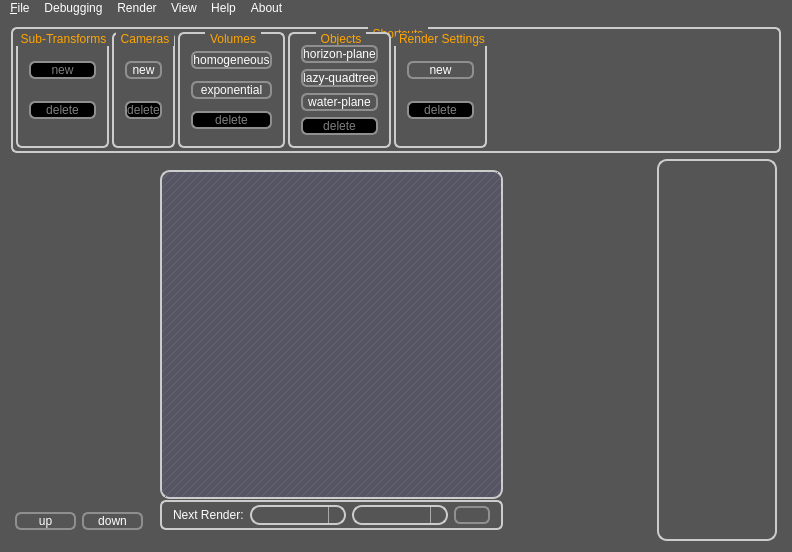
<?xml version="1.0" encoding="UTF-8"?>
<ui version="4.0">
 <class>MainWindow</class>
 <widget class="QMainWindow" name="MainWindow">
  <property name="geometry">
   <rect>
    <x>0</x>
    <y>0</y>
    <width>790</width>
    <height>552</height>
   </rect>
  </property>
  <property name="windowTitle">
   <string>picogen:SimplexGUI</string>
  </property>
  <property name="styleSheet">
   <string notr="true">* {
        background: #555;
        color: white;
}

QLabel{background-color:none;}

QScrollBar::add-line, QScrollBar::sub-line {width:0;height:0;background:none;}
QScrollBar{padding:1px 1px 1px 1px;}
QScrollBar::handle{
        border-radius:4px;
}
QScrollBar::handle:hover {
        border:1px solid #edd;
}
QScrollBar::handle:horizontal{
        background-color: qlineargradient(x1:0, y1:0, x2:0, y2:1,
                                       stop:0 #cbb, stop: 0.5 #505050,
                                       stop: 0.6 #434343, stop:1 #caa);
}
QScrollBar::handle:vertical{
        background-color: qlineargradient(x1:0, y1:0, x2:1, y2:0,
                                       stop:0 #cbb, stop: 0.5 #505050,
                                       stop: 0.6 #434343, stop:1 #caa);
}
QScrollBar::add-page, QScrollBar::sub-page{
        background:none;
        color:transparent;
}

QGraphicsView, QMdiArea,
QTextEdit, QSpinBox, QDoubleSpinBox, QComboBox,
QTreeView, QFrame#helpFrame {
        color:white;
        border:2px solid #ccc;
        border-radius:10px;
        background-color: qlineargradient(x1:0, y1:0, x2:0, y2:1,
                                       stop:0 #717171, stop: 0.5 #505050,
                                       stop: 0.6 #434343, stop:1 #757575);
        alternate-background-color:#556;
}
QFrame#helpFrame, QWidget#picohelp {
        background-color:transparent;
}
QLineEdit:focus, QSpinBox:focus,
QDoubleSpinBox:focus, QComboBox:focus {
        background-color: qlineargradient(x1:0, y1:0, x2:0, y2:1,
                                       stop:0 #719171, stop: 0.5 #506050,
                                       stop: 0.6 #435343, stop:1 #759575);
}
QTreeView, QMdiArea, QTextEdit {
        background-color:#556;
        alternate-background-color:#556;
}
QMdiArea::QFrame {
        background-color:#222;
}


QHeaderView { background-color: transparent; }
QHeaderView::section {
        background-color: qlineargradient(x1:0, y1:0, x2:0, y2:1,
                                       stop:0 #616161, stop: 0.5 #505050,
                                       stop: 0.6 #434343, stop:1 #656565);
        color: white;
        padding-left: 4px;
        border: 1px solid #6c6c6c;
        border-radius:5px;
 }

QMenuBar {
        background-color: qlineargradient(x1:0, y1:0, x2:0, y2:1,
                                       stop:0 #889, stop:1 #aab);
 } QMenuBar::item  {
        spacing: 3px; /* spacing between menu bar items */
        padding: 1px 4px;
        background: transparent;
        border-radius: 4px;
} QMenuBar::item:selected { /* when selected using mouse or keyboard */
        background: #b8b8b8;
} QMenuBar::item:pressed {
        background: #aaa;
}

/*QMenu {
        border: 1px solid black;
        background-color: qlineargradient(x1:0, y1:0, x2:0, y2:1,
                                       stop:0 #716161, stop: 0.5 #605050,
                                       stop: 0.52 #534343, stop:1 #756565);
}*/ QMenu::item {
        background-color: #452311;
} QMenu::item:selected {
        background-color: #a59361;
} QMenu::item:hover {
        background-color: #a59361;
}

QPushButton:!flat {
        border: 2px solid #8f8f91;
        border-radius: 6px;
        background-color: qlineargradient(x1:0, y1:0, x2:0, y2:1,
                                       stop:0 #817171, stop: 0.5 #606060,
                                       stop: 0.55 #333333, stop:1 #857575);
} QPushButton:disabled {
        color:gray;
        background-color: black;
}  QPushButton:hover {
        border: 2px solid #afafc1;
    background-color: qlineargradient(x1:0, y1:0, x2:0, y2:1,
                                       stop:0 #999, stop: 0.5 #888,
                                       stop: 0.55 #777, stop:1 #999);
} QPushButton:pressed {
        background-color: qlineargradient(x1:0, y1:0, x2:0, y2:1,
                                       stop:0 #999, stop: 0.5 #555,
                                       stop: 0.55 #444, stop:1 #999);
}

QGroupBox {
         background-color: qlineargradient(x1: 0, y1: 0, x2: 0, y2: 1,
                                       stop: 0 #555, stop: 1 #889);
        border: 2px solid #CCC;
        border-radius: 6px;
        margin-top: 1ex; /* leave space at the top for the title */
} QGroupBox::title {
        color: orange;
        subcontrol-origin: margin;
        subcontrol-position: top center; /* position at the top center */
        padding: 0 3px;
}


QSpinBox::up-arrow, QSpinBox::up-button,
QDoubleSpinBox::up-arrow, QDoubleSpinBox::up-button {
    width:0px;height:0px;
}
QSpinBox::down-arrow, QSpinBox::down-button,
QDoubleSpinBox::down-arrow, QDoubleSpinBox::down-button {
    width:0px;height:0px;
}


QSplitter::handle:vertical{
        border: 1px solid transparent;
        border-radius:4px;
        height:5px;
        background-color:
                qlineargradient(x1:0, y1:0, x2:0, y2:1,
                                       stop:0 #91b191, stop: 0.5 #607050,
                                       stop: 0.6 #536343, stop:1 #91b191);
}
QSplitter::handle:horizontal{
        border: 1px solid transparent;
        border-radius:4px;
        width:5px;
        background-color:
                qlineargradient(x1:0, y1:0, x2:1, y2:0,
                                       stop:0 #91b191, stop: 0.5 #607050,
                                       stop: 0.6 #536343, stop:1 #91b191);
}
QSplitter::handle:hover {
        border:1px solid #faa;
}


QComboBox::drop-down {
     subcontrol-origin: padding;
     subcontrol-position: top right;
     width: 15px;

     border-left-width: 1px;
     border-left-color: darkgray;
     border-left-style: solid;
     border-top-right-radius: 3px;
     border-bottom-right-radius: 3px;
 }
QComboBox QAbstractItemView {
        background: gray;
}


QTabWidget::pane { /* The tab widget frame */
        border: 2px solid #777;
        border-radius:4px;
} QTabWidget::tab-bar {
        left: 5px; /* move to the right by 5px */
} QTabBar::tab {
        background-color: qlineargradient(x1:0, y1:0, x2:0, y2:1,
                                       stop:0 #669, stop: 0.5 #333,
                                       stop: 0.55 #232323, stop:1 #669);
        border: 2px solid #C4C4C3;
        border-bottom-color: #C2C7CB; /* same as the pane color */
        border-top-left-radius: 4px;
        border-top-right-radius: 4px;
        min-width: 8ex;
        padding: 2px;
        color:#ccc;
} QTabBar::tab:selected, QTabBar::tab:hover {
        background-color:
                        qlineargradient(x1:0, y1:0, x2:0, y2:1,
                                       stop:0 #9191b1, stop: 0.5 #607050,
                                       stop: 0.55 #334323, stop:1 #9191b1);
        color:#fff;
} QTabBar::tab:selected {
        border-color: #9B9B9B;
        border-bottom-color: #C2C7CB; /* same as pane color */
} QTabBar::tab:!selected {
        margin-top: 2px; /* make non-selected tabs look smaller */
}</string>
  </property>
  <widget class="QWidget" name="centralWidget">
   <layout class="QVBoxLayout" name="verticalLayout_2">
    <item>
     <widget class="QGroupBox" name="commandPileGroupBox">
      <property name="enabled">
       <bool>true</bool>
      </property>
      <property name="sizePolicy">
       <sizepolicy hsizetype="Preferred" vsizetype="Maximum">
        <horstretch>0</horstretch>
        <verstretch>0</verstretch>
       </sizepolicy>
      </property>
      <property name="minimumSize">
       <size>
        <width>128</width>
        <height>0</height>
       </size>
      </property>
      <property name="font">
       <font>
        <weight>50</weight>
        <bold>false</bold>
       </font>
      </property>
      <property name="title">
       <string>Shortcuts</string>
      </property>
      <layout class="QHBoxLayout" name="horizontalLayout">
       <property name="spacing">
        <number>3</number>
       </property>
       <property name="margin">
        <number>3</number>
       </property>
       <item>
        <widget class="QGroupBox" name="groupBox_7">
         <property name="title">
          <string>Sub-Transforms</string>
         </property>
         <layout class="QGridLayout" name="gridLayout_5">
          <item row="0" column="0">
           <widget class="QPushButton" name="newSubTransformButton">
            <property name="enabled">
             <bool>false</bool>
            </property>
            <property name="text">
             <string>new</string>
            </property>
           </widget>
          </item>
          <item row="1" column="0">
           <widget class="QPushButton" name="deleteSubTransformButton">
            <property name="enabled">
             <bool>false</bool>
            </property>
            <property name="text">
             <string>delete</string>
            </property>
           </widget>
          </item>
         </layout>
        </widget>
       </item>
       <item>
        <widget class="QGroupBox" name="groupBox_6">
         <property name="title">
          <string>Cameras</string>
         </property>
         <layout class="QGridLayout" name="gridLayout_6">
          <item row="0" column="0">
           <widget class="QPushButton" name="newCameraButton">
            <property name="enabled">
             <bool>true</bool>
            </property>
            <property name="text">
             <string>new</string>
            </property>
           </widget>
          </item>
          <item row="1" column="0">
           <widget class="QPushButton" name="deleteCameraButton">
            <property name="enabled">
             <bool>false</bool>
            </property>
            <property name="text">
             <string>delete</string>
            </property>
           </widget>
          </item>
         </layout>
        </widget>
       </item>
       <item>
        <widget class="QGroupBox" name="groupBox_4">
         <property name="title">
          <string>Volumes</string>
         </property>
         <layout class="QGridLayout" name="gridLayout_3">
          <item row="0" column="0">
           <widget class="QPushButton" name="newHomogeneousVolumeButton">
            <property name="enabled">
             <bool>true</bool>
            </property>
            <property name="text">
             <string>homogeneous</string>
            </property>
           </widget>
          </item>
          <item row="1" column="0">
           <widget class="QPushButton" name="newExponentialVolumeButton">
            <property name="enabled">
             <bool>true</bool>
            </property>
            <property name="text">
             <string>exponential</string>
            </property>
           </widget>
          </item>
          <item row="2" column="0">
           <widget class="QPushButton" name="deleteVolumeButton">
            <property name="enabled">
             <bool>false</bool>
            </property>
            <property name="text">
             <string>delete</string>
            </property>
           </widget>
          </item>
         </layout>
        </widget>
       </item>
       <item>
        <widget class="QGroupBox" name="groupBox_3">
         <property name="title">
          <string>Objects</string>
         </property>
         <layout class="QGridLayout" name="gridLayout_2">
          <item row="0" column="0">
           <widget class="QPushButton" name="newHorizonPlaneButton">
            <property name="enabled">
             <bool>true</bool>
            </property>
            <property name="text">
             <string>horizon-plane</string>
            </property>
           </widget>
          </item>
          <item row="1" column="0">
           <widget class="QPushButton" name="newLazyQuadtreeButton">
            <property name="enabled">
             <bool>true</bool>
            </property>
            <property name="text">
             <string>lazy-quadtree</string>
            </property>
           </widget>
          </item>
          <item row="2" column="0">
           <widget class="QPushButton" name="newWaterPlaneButton">
            <property name="enabled">
             <bool>true</bool>
            </property>
            <property name="text">
             <string>water-plane</string>
            </property>
           </widget>
          </item>
          <item row="3" column="0">
           <widget class="QPushButton" name="deleteObjectButton">
            <property name="enabled">
             <bool>false</bool>
            </property>
            <property name="text">
             <string>delete</string>
            </property>
           </widget>
          </item>
         </layout>
        </widget>
       </item>
       <item>
        <widget class="QGroupBox" name="groupBox_5">
         <property name="title">
          <string>Render Settings</string>
         </property>
         <layout class="QGridLayout" name="gridLayout_4">
          <item row="1" column="0">
           <widget class="QPushButton" name="newRsButton">
            <property name="enabled">
             <bool>true</bool>
            </property>
            <property name="text">
             <string>new</string>
            </property>
           </widget>
          </item>
          <item row="2" column="0">
           <widget class="QPushButton" name="deleteRsButton">
            <property name="enabled">
             <bool>false</bool>
            </property>
            <property name="text">
             <string>delete</string>
            </property>
           </widget>
          </item>
         </layout>
        </widget>
       </item>
       <item>
        <spacer name="horizontalSpacer_2">
         <property name="orientation">
          <enum>Qt::Horizontal</enum>
         </property>
         <property name="sizeHint" stdset="0">
          <size>
           <width>40</width>
           <height>20</height>
          </size>
         </property>
        </spacer>
       </item>
      </layout>
     </widget>
    </item>
    <item>
     <widget class="QSplitter" name="splitter_2">
      <property name="orientation">
       <enum>Qt::Horizontal</enum>
      </property>
      <widget class="QWidget" name="verticalLayoutWidget_2">
       <layout class="QVBoxLayout" name="verticalLayout_8">
        <property name="spacing">
         <number>1</number>
        </property>
        <property name="leftMargin">
         <number>4</number>
        </property>
        <property name="rightMargin">
         <number>4</number>
        </property>
        <item>
         <widget class="QtTreePropertyBrowser" name="settings" native="true">
          <property name="sizePolicy">
           <sizepolicy hsizetype="Preferred" vsizetype="Preferred">
            <horstretch>0</horstretch>
            <verstretch>0</verstretch>
           </sizepolicy>
          </property>
          <property name="minimumSize">
           <size>
            <width>128</width>
            <height>324</height>
           </size>
          </property>
          <property name="maximumSize">
           <size>
            <width>16777215</width>
            <height>16777215</height>
           </size>
          </property>
          <property name="contextMenuPolicy">
           <enum>Qt::CustomContextMenu</enum>
          </property>
         </widget>
        </item>
        <item>
         <layout class="QHBoxLayout" name="horizontalLayout_3">
          <item>
           <widget class="QPushButton" name="moveUpButton">
            <property name="text">
             <string>up</string>
            </property>
           </widget>
          </item>
          <item>
           <widget class="QPushButton" name="moveDownButton">
            <property name="text">
             <string>down</string>
            </property>
           </widget>
          </item>
         </layout>
        </item>
       </layout>
      </widget>
      <widget class="QSplitter" name="splitter">
       <property name="orientation">
        <enum>Qt::Horizontal</enum>
       </property>
       <widget class="QWidget" name="verticalLayoutWidget">
        <layout class="QVBoxLayout" name="verticalLayout_3">
         <property name="spacing">
          <number>1</number>
         </property>
         <property name="leftMargin">
          <number>4</number>
         </property>
         <property name="rightMargin">
          <number>4</number>
         </property>
         <item>
          <widget class="QMdiArea" name="mdiArea">
           <property name="autoFillBackground">
            <bool>false</bool>
           </property>
           <property name="styleSheet">
            <string notr="true"/>
           </property>
           <property name="background">
            <brush brushstyle="BDiagPattern">
             <color alpha="255">
              <red>104</red>
              <green>104</green>
              <blue>104</blue>
             </color>
            </brush>
           </property>
          </widget>
         </item>
         <item>
          <widget class="QGroupBox" name="groupBox">
           <property name="title">
            <string/>
           </property>
           <layout class="QHBoxLayout" name="horizontalLayout_2">
            <property name="topMargin">
             <number>3</number>
            </property>
            <property name="bottomMargin">
             <number>3</number>
            </property>
            <item>
             <spacer name="horizontalSpacer">
              <property name="orientation">
               <enum>Qt::Horizontal</enum>
              </property>
              <property name="sizeHint" stdset="0">
               <size>
                <width>40</width>
                <height>20</height>
               </size>
              </property>
             </spacer>
            </item>
            <item>
             <widget class="QLabel" name="label">
              <property name="text">
               <string>Next Render:</string>
              </property>
             </widget>
            </item>
            <item>
             <widget class="QComboBox" name="renderSettingConfig">
              <property name="minimumSize">
               <size>
                <width>96</width>
                <height>0</height>
               </size>
              </property>
             </widget>
            </item>
            <item>
             <widget class="QComboBox" name="cameraConfig">
              <property name="minimumSize">
               <size>
                <width>96</width>
                <height>0</height>
               </size>
              </property>
             </widget>
            </item>
            <item>
             <widget class="QPushButton" name="renderButton">
              <property name="sizePolicy">
               <sizepolicy hsizetype="Preferred" vsizetype="Fixed">
                <horstretch>0</horstretch>
                <verstretch>0</verstretch>
               </sizepolicy>
              </property>
              <property name="text">
               <string/>
              </property>
              <property name="icon">
               <iconset>
                <normaloff>:/playStopPauseEtc/resources/nuove_play_24x24.png</normaloff>:/playStopPauseEtc/resources/nuove_play_24x24.png</iconset>
              </property>
              <property name="iconSize">
               <size>
                <width>16</width>
                <height>16</height>
               </size>
              </property>
             </widget>
            </item>
           </layout>
          </widget>
         </item>
        </layout>
       </widget>
       <widget class="QFrame" name="codeEditorFrameOuter">
        <property name="enabled">
         <bool>false</bool>
        </property>
        <property name="sizePolicy">
         <sizepolicy hsizetype="Preferred" vsizetype="Preferred">
          <horstretch>0</horstretch>
          <verstretch>0</verstretch>
         </sizepolicy>
        </property>
        <property name="minimumSize">
         <size>
          <width>128</width>
          <height>0</height>
         </size>
        </property>
        <layout class="QVBoxLayout" name="verticalLayout_5">
         <property name="spacing">
          <number>1</number>
         </property>
         <property name="leftMargin">
          <number>4</number>
         </property>
         <property name="topMargin">
          <number>0</number>
         </property>
         <property name="rightMargin">
          <number>4</number>
         </property>
         <property name="bottomMargin">
          <number>0</number>
         </property>
         <item>
          <widget class="QFrame" name="codeEditorFrame">
           <layout class="QVBoxLayout" name="verticalLayout_6">
            <property name="margin">
             <number>0</number>
            </property>
            <item>
             <widget class="QuatschSourceEditor" name="codeEditor" native="true"/>
            </item>
           </layout>
          </widget>
         </item>
        </layout>
       </widget>
       <widget class="QFrame" name="helpFrameOuter">
        <property name="sizePolicy">
         <sizepolicy hsizetype="Preferred" vsizetype="Preferred">
          <horstretch>0</horstretch>
          <verstretch>0</verstretch>
         </sizepolicy>
        </property>
        <property name="minimumSize">
         <size>
          <width>128</width>
          <height>0</height>
         </size>
        </property>
        <property name="frameShape">
         <enum>QFrame::NoFrame</enum>
        </property>
        <property name="frameShadow">
         <enum>QFrame::Raised</enum>
        </property>
        <layout class="QVBoxLayout" name="verticalLayout">
         <property name="spacing">
          <number>1</number>
         </property>
         <property name="leftMargin">
          <number>4</number>
         </property>
         <property name="topMargin">
          <number>0</number>
         </property>
         <property name="rightMargin">
          <number>4</number>
         </property>
         <property name="bottomMargin">
          <number>0</number>
         </property>
         <item>
          <widget class="QFrame" name="helpFrame">
           <layout class="QVBoxLayout" name="verticalLayout_4">
            <property name="margin">
             <number>0</number>
            </property>
            <item>
             <widget class="PicohelpBrowser" name="picohelp" native="true"/>
            </item>
           </layout>
          </widget>
         </item>
        </layout>
       </widget>
      </widget>
     </widget>
    </item>
   </layout>
  </widget>
  <widget class="QMenuBar" name="menuBar">
   <property name="geometry">
    <rect>
     <x>0</x>
     <y>0</y>
     <width>790</width>
     <height>16</height>
    </rect>
   </property>
   <widget class="QMenu" name="menuDebugging">
    <property name="title">
     <string>Debugging</string>
    </property>
    <addaction name="actionShow_redshift_job_code"/>
   </widget>
   <widget class="QMenu" name="menuRender">
    <property name="title">
     <string>Render</string>
    </property>
    <addaction name="actionRender"/>
    <addaction name="actionProduction_Render"/>
   </widget>
   <widget class="QMenu" name="menu_File">
    <property name="title">
     <string>&amp;File</string>
    </property>
    <addaction name="actionLoad"/>
    <addaction name="actionNew_Scene"/>
    <addaction name="separator"/>
    <addaction name="action_Save"/>
    <addaction name="actionSave_as"/>
    <addaction name="actionSave_copy_as"/>
    <addaction name="separator"/>
    <addaction name="actionClose"/>
   </widget>
   <widget class="QMenu" name="menuView">
    <property name="title">
     <string>View</string>
    </property>
    <addaction name="actionShow_Command_Pile"/>
    <addaction name="actionShow_Picohelp_Browser"/>
    <addaction name="actionMaximize"/>
    <addaction name="separator"/>
   </widget>
   <widget class="QMenu" name="menuHelp">
    <property name="title">
     <string>Help</string>
    </property>
    <addaction name="actionShow_Picohelp_Browser"/>
   </widget>
   <widget class="QMenu" name="menuAbout">
    <property name="title">
     <string>About</string>
    </property>
    <addaction name="actionShow_compiler"/>
   </widget>
   <addaction name="menu_File"/>
   <addaction name="menuDebugging"/>
   <addaction name="menuRender"/>
   <addaction name="menuView"/>
   <addaction name="menuHelp"/>
   <addaction name="menuAbout"/>
  </widget>
  <action name="actionShow_redshift_job_code">
   <property name="text">
    <string>Show redshift-job code</string>
   </property>
   <property name="shortcut">
    <string>Alt+R</string>
   </property>
  </action>
  <action name="actionRender">
   <property name="text">
    <string>Render</string>
   </property>
   <property name="shortcut">
    <string>Ctrl+F5</string>
   </property>
  </action>
  <action name="action_Save">
   <property name="text">
    <string>&amp;Save</string>
   </property>
   <property name="shortcut">
    <string>Ctrl+S</string>
   </property>
  </action>
  <action name="actionClose">
   <property name="text">
    <string>Close</string>
   </property>
  </action>
  <action name="actionSave_as">
   <property name="text">
    <string>Save as</string>
   </property>
  </action>
  <action name="actionSave_copy_as">
   <property name="text">
    <string>Save copy as</string>
   </property>
  </action>
  <action name="actionNew_Scene">
   <property name="text">
    <string>New</string>
   </property>
   <property name="shortcut">
    <string>Ctrl+N</string>
   </property>
  </action>
  <action name="actionLoad">
   <property name="text">
    <string>Load</string>
   </property>
   <property name="shortcut">
    <string>Ctrl+L</string>
   </property>
  </action>
  <action name="actionProduction_Render">
   <property name="text">
    <string>Production Render</string>
   </property>
   <property name="shortcut">
    <string>Ctrl+F6</string>
   </property>
  </action>
  <action name="actionNew_Render_Setting">
   <property name="text">
    <string>New Render Setting</string>
   </property>
  </action>
  <action name="actionDelete_Render_Setting">
   <property name="text">
    <string>Delete Render Setting</string>
   </property>
  </action>
  <action name="actionDelete_Object">
   <property name="text">
    <string>Delete Object</string>
   </property>
  </action>
  <action name="actionDelete_Volume">
   <property name="text">
    <string>Delete Volume</string>
   </property>
  </action>
  <action name="actionNew_Camera">
   <property name="text">
    <string>New Camera</string>
   </property>
  </action>
  <action name="actionDelete_Camera">
   <property name="text">
    <string>Delete Camera</string>
   </property>
  </action>
  <action name="actionNew_Sub_Transform">
   <property name="text">
    <string>New Sub-Transform</string>
   </property>
  </action>
  <action name="actionDelete_Sub_Transform">
   <property name="text">
    <string>Delete Sub-Transform</string>
   </property>
  </action>
  <action name="actionAdd_Water_Plane">
   <property name="text">
    <string>Water-Plane</string>
   </property>
  </action>
  <action name="actionAdd_Horizon_Plane">
   <property name="text">
    <string>Horizon-Plane</string>
   </property>
  </action>
  <action name="actionAdd_Lazy_Quadtree">
   <property name="text">
    <string>Lazy-Quadtree (Terrain)</string>
   </property>
  </action>
  <action name="actionAdd_Homogeneous_Volume">
   <property name="text">
    <string>Homogeneous</string>
   </property>
  </action>
  <action name="actionAdd_Exponential_Volume">
   <property name="text">
    <string>Exponential</string>
   </property>
  </action>
  <action name="actionShow_Command_Pile">
   <property name="checkable">
    <bool>true</bool>
   </property>
   <property name="text">
    <string>Show Shortcuts</string>
   </property>
   <property name="shortcut">
    <string>Ctrl+P</string>
   </property>
  </action>
  <action name="actionMaximize">
   <property name="text">
    <string>Toggle Fullscreen</string>
   </property>
   <property name="shortcut">
    <string>F11</string>
   </property>
  </action>
  <action name="actionShow_compiler">
   <property name="text">
    <string>Show compiler</string>
   </property>
  </action>
  <action name="actionShow_Picohelp_Browser">
   <property name="checkable">
    <bool>true</bool>
   </property>
   <property name="text">
    <string>Show Picohelp</string>
   </property>
   <property name="toolTip">
    <string>Show Picohelp-Browser</string>
   </property>
   <property name="shortcut">
    <string>Ctrl+H</string>
   </property>
  </action>
 </widget>
 <layoutdefault spacing="6" margin="11"/>
 <customwidgets>
  <customwidget>
   <class>QtTreePropertyBrowser</class>
   <extends>QWidget</extends>
   <header location="global">qttreepropertybrowser.h</header>
   <container>1</container>
  </customwidget>
  <customwidget>
   <class>QuatschSourceEditor</class>
   <extends>QWidget</extends>
   <header>quatschsourceeditor.hh</header>
   <container>1</container>
  </customwidget>
  <customwidget>
   <class>PicohelpBrowser</class>
   <extends>QWidget</extends>
   <header>picohelpbrowser.hh</header>
   <container>1</container>
  </customwidget>
 </customwidgets>
 <resources/>
 <connections/>
</ui>
